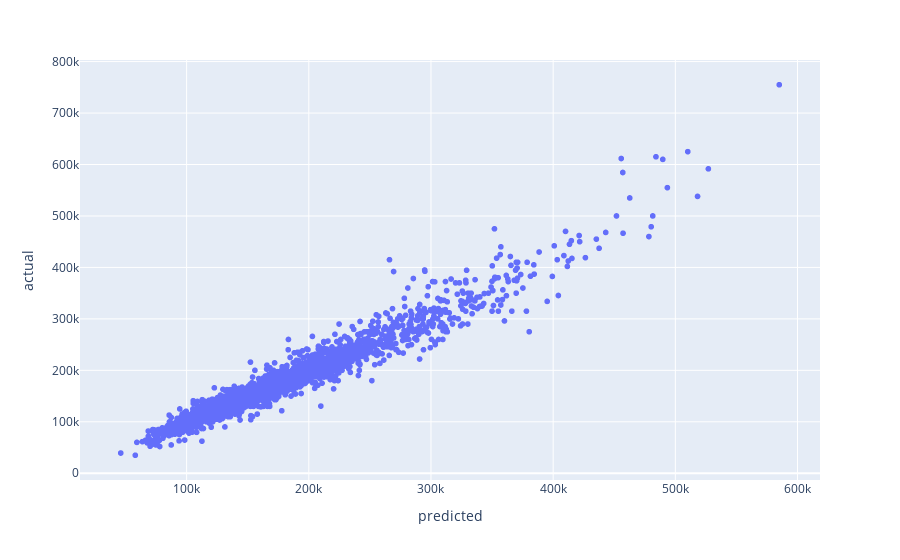

The notebook cell saved with this chart:
### Code cell
fig = px.scatter(x = preds_svr_lin, y = price)
fig.update_layout(
                    xaxis_title = 'predicted',
                    yaxis_title = 'actual'
                )

### Figure 1 — Plotly figure (JSON) as saved in the notebook; plotly's stock layout.template omitted (floating-point values rounded to 4 significant figures; data arrays with more than 128 entries replaced by an {"elided": "..."} marker saying what was removed)
{"data": [{"hovertemplate": "x=%{x}<br>y=%{y}<extra></extra>", "legendgroup": "", "marker": {"color": "#636efa", "symbol": "circle"}, "mode": "markers", "name": "", "showlegend": false, "type": "scattergl", "x": {"elided": "2455 float values"}, "xaxis": "x", "y": {"elided": "2455 int values"}, "yaxis": "y"}], "layout": {"legend": {"tracegroupgap": 0}, "margin": {"t": 60}, "xaxis": {"anchor": "y", "domain": [0, 1], "title": {"text": "predicted"}}, "yaxis": {"anchor": "x", "domain": [0, 1], "title": {"text": "actual"}}}}
